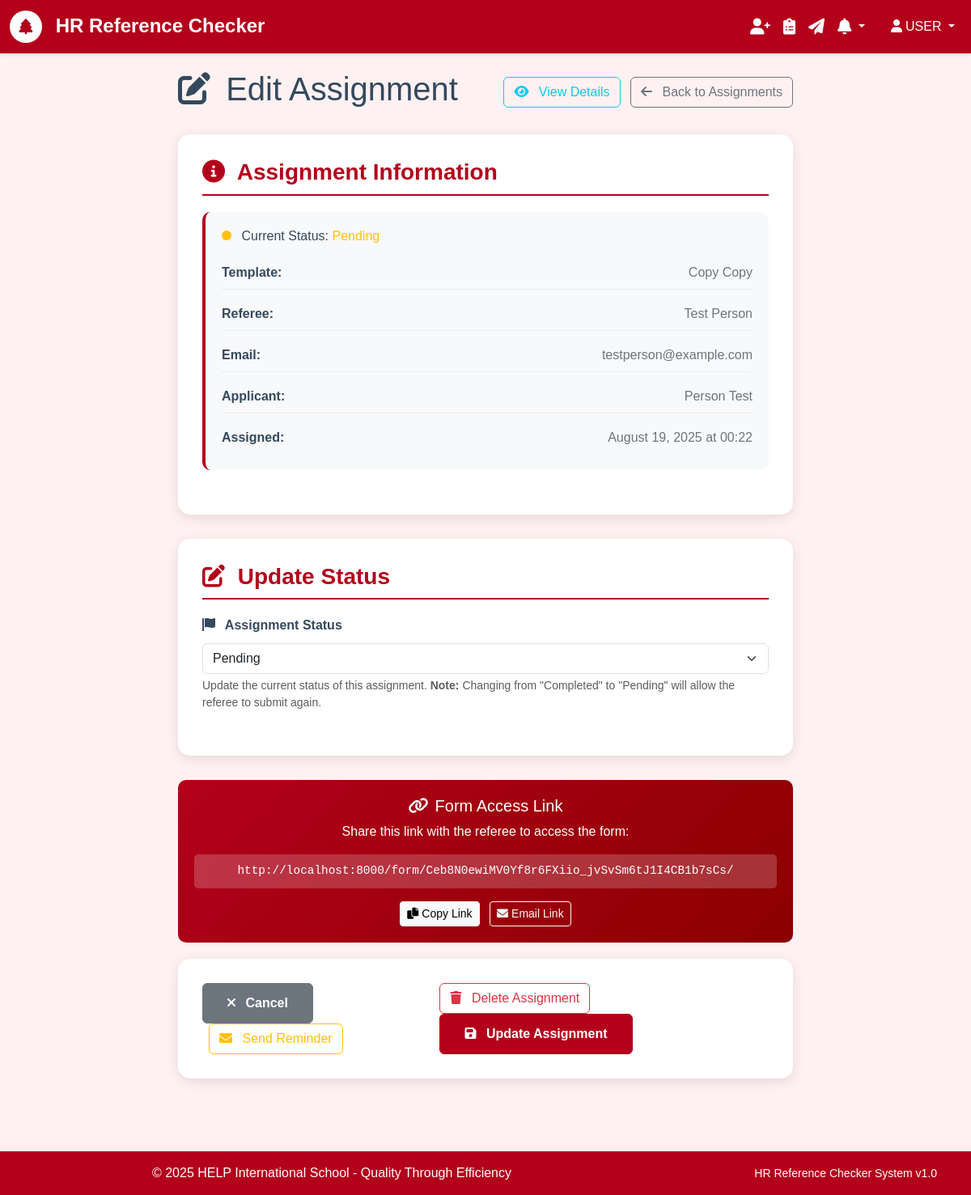
Before: /forms/14/edit/ (signed in) with the older database file.
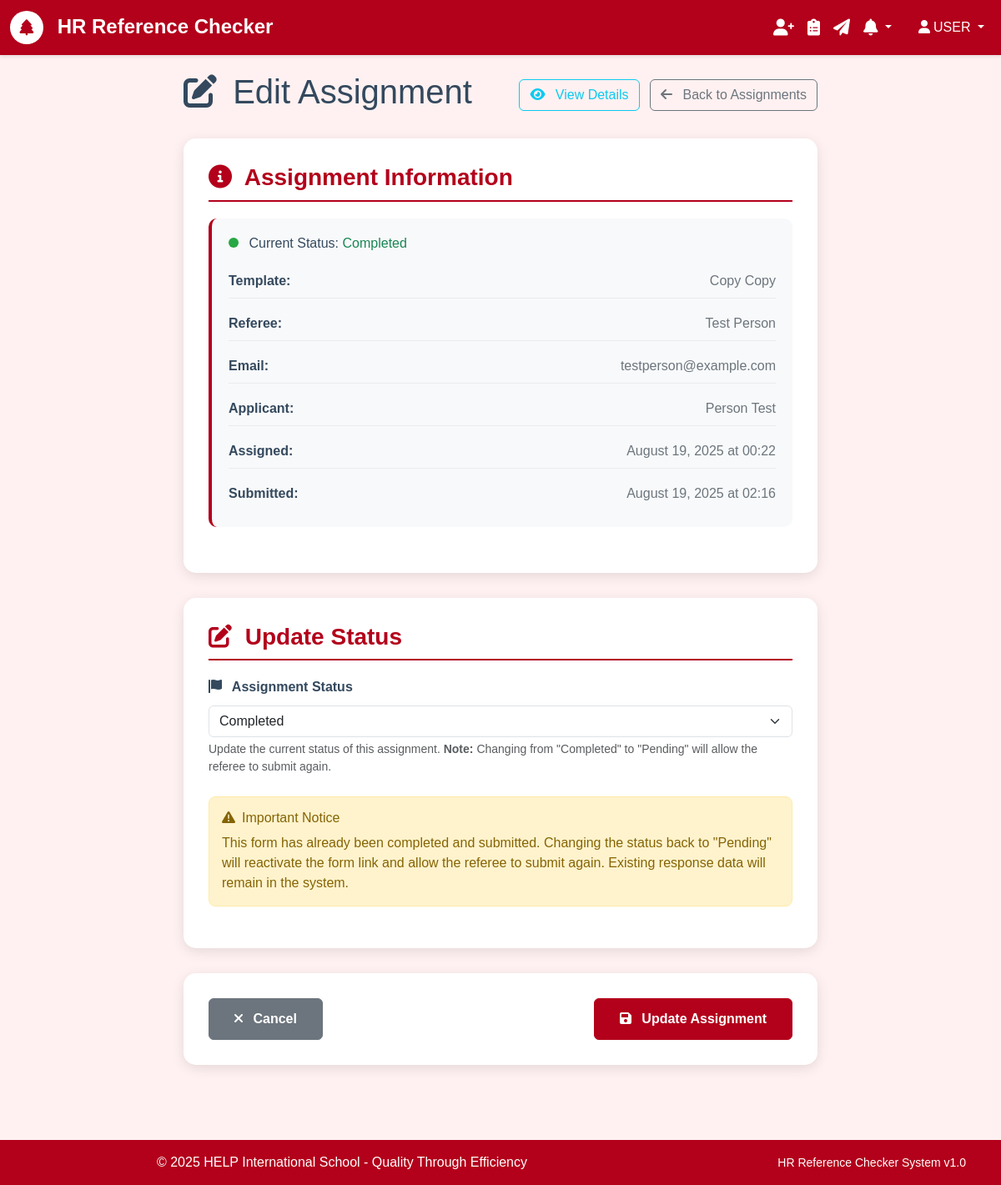
After: the same page with the newer database file.
### forms/models.py (models this page shows, shortened)
class Form(models.Model):
    template = models.ForeignKey('form_templates.Template', on_delete=models.CASCADE)
    referee = models.ForeignKey('referees.Referee', on_delete=models.CASCADE)
    unique_token = models.CharField(max_length=255, unique=True, blank=True)
    status = models.CharField(
        max_length=20,
        choices=FormStatus.choices,
        default=FormStatus.PENDING
    )
    created_at = models.DateTimeField(auto_now_add=True)
    submitted_at = models.DateTimeField(null=True, blank=True)
    class Meta:
        ordering = ['-created_at']
        verbose_name = 'Form Assignment'
        verbose_name_plural = 'Form Assignments'
    def generate_access_url(self, base_url="http://localhost:8000"):
        return f"{base_url}/form/{self.unique_token}/"

### form_templates/models.py (models this page shows, shortened)
class Template(models.Model):
    title = models.CharField(max_length=255, validators=[MinLengthValidator(3)])
    description = models.TextField(blank=True, help_text="Brief description of this template")
    instructions = models.TextField(
        blank=True,
        help_text="Instructions shown to referees before filling the form"
    )
    created_by = models.ForeignKey(settings.AUTH_USER_MODEL, on_delete=models.CASCADE)
    is_active = models.BooleanField(default=True)
    created_at = models.DateTimeField(auto_now_add=True)
    updated_at = models.DateTimeField(auto_now=True)
    class Meta:
        ordering = ['-created_at']
        verbose_name = 'Form Template'
        verbose_name_plural = 'Form Templates'

### referees/models.py (models this page shows, shortened)
class Referee(models.Model):
    name = models.CharField(max_length=255)
    email = models.EmailField()
    phone_regex = RegexValidator(
        regex=r'^\+?1?\d{9,15}$',
        message="Phone number must be entered in the format: '+999999999'. Up to 15 digits allowed."
    )
    phone = models.CharField(validators=[phone_regex], max_length=17, blank=True)
    relationship = models.CharField(max_length=100, help_text="e.g., Former Manager, Colleague, etc.")
    applicant_name = models.CharField(max_length=255, help_text="Name of the person being referenced")
    created_at = models.DateTimeField(auto_now_add=True)
    is_active = models.BooleanField(default=True)
    class Meta:
        ordering = ['-created_at']
        verbose_name = 'Referee'
        verbose_name_plural = 'Referees'

### forms/views.py (the view, shortened to what this page needs)
# urls.py: path('<int:pk>/edit/', views.FormAssignmentUpdateView.as_view(), name='edit'),
class FormAssignmentUpdateView(LoginRequiredMixin, UpdateView):
    model = Form
    form_class = FormStatusUpdateForm
    template_name = 'forms/edit.html'
    success_url = reverse_lazy('forms:list')

### forms/forms.py
class FormStatusUpdateForm(forms.ModelForm):
    class Meta:
        model = Form
        fields = ['status']
        widgets = {
            'status': forms.Select(attrs={
                'class': 'form-select'
            })
        }
    def __init__(self, *args, **kwargs):
        super().__init__(*args, **kwargs)
        self.fields['status'].help_text = "Update the current status of this assignment"

### core/models.py (called while the page is built)
    @classmethod
    def get_unread_count(cls, user):
        return cls.objects.filter(user=user, is_read=False, is_dismissed=False).count()

    @classmethod
    def get_recent_notifications(cls, user, limit=10):
        return cls.objects.filter(user=user, is_dismissed=False).order_by('-created_at')[:limit]

### templates/forms/edit.html (shortened to what the changed rows need)
{% extends 'base.html' %}
{% block content %}
<div class="edit-container">
    <div class="d-flex justify-content-between align-items-center mb-4">
        <h1>
            <i class="fas fa-edit me-2"></i>
            Edit Assignment
        </h1>
    </div>
    <form method="post" id="editAssignmentForm">
        <div class="form-section">
            <div class="assignment-info">
                <h6 class="mb-3">
                    <span class="status-indicator {% if object.status == 'PENDING' %}status-pending{% else %}status-completed{% endif %}"></span>
                    Current Status:
                    {% if object.status == 'PENDING' %}
                        <span class="text-warning">Pending</span>
                    {% else %}
                        <span class="text-success">Completed</span>
                    {% endif %}
                </h6>
                <div class="info-item">
                    <span class="info-label">Template:</span>
                    <span class="info-value">{{ object.template.title }}</span>
                </div>
                <div class="info-item">
                    <span class="info-label">Referee:</span>
                    <span class="info-value">{{ object.referee.name }}</span>
                </div>
                <div class="info-item">
                    <span class="info-label">Email:</span>
                    <span class="info-value">{{ object.referee.email }}</span>
                </div>
                <div class="info-item">
                    <span class="info-label">Applicant:</span>
                    <span class="info-value">{{ object.referee.applicant_name }}</span>
                </div>
                <div class="info-item">
                    <span class="info-label">Assigned:</span>
                    <span class="info-value">{{ object.created_at|date:"F d, Y \a\\t H:i" }}</span>
                </div>
                {% if object.submitted_at %}
                <div class="info-item">
                    <span class="info-label">Submitted:</span>
                    <span class="info-value">{{ object.submitted_at|date:"F d, Y \a\\t H:i" }}</span>
                </div>
                {% endif %}
            </div>
        </div>
        <div class="form-section">
            <div class="form-group">
                <label for="{{ form.status.id_for_label }}" class="form-label">
                    <i class="fas fa-flag me-2"></i>
                    Assignment Status
                </label>
                {{ form.status }}
                <div class="form-text">
                    Update the current status of this assignment.
                    <strong>Note:</strong> Changing from "Completed" to "Pending" will allow the referee to submit again.
                </div>
            </div>
            {% if object.status == 'COMPLETED' %}
                <div class="warning-message">
                    <h6><i class="fas fa-exclamation-triangle me-2"></i>Important Notice</h6>
                    <p class="mb-0">
                        This form has already been completed and submitted.
                        Changing the status back to "Pending" will reactivate the form link and allow the referee to submit again.
                        Existing response data will remain in the system.
                    </p>
                </div>
            {% endif %}
        </div>
        {% if object.status == 'PENDING' %}
        <div class="access-info">
            <h5><i class="fas fa-link me-2"></i>Form Access Link</h5>
            <p>Share this link with the referee to access the form:</p>
            <div class="access-url">
                {{ object.generate_access_url }}
            </div>
            <div class="mt-3">
                <button type="button" class="btn btn-light btn-sm me-2"
                        onclick="copyToClipboard('{{ object.generate_access_url }}', this)">
                    <i class="fas fa-copy me-1"></i>Copy Link
                </button>
                <a href="mailto:{{ object.referee.email }}?subject=Reference Request - {{ object.template.title }}&body=Please complete your reference form at: {{ object.generate_access_url }}"
                   class="btn btn-outline-light btn-sm">
                    <i class="fas fa-envelope me-1"></i>Email Link
                </a>
            </div>
        </div>
        {% endif %}
        <div class="form-section">
            <div class="d-flex justify-content-between">
                <div>
                    <a href="{% url 'forms:list' %}" class="btn btn-secondary">
                        <i class="fas fa-times me-2"></i>
                        Cancel
                    </a>
                    {% if object.status == 'PENDING' %}
                        <a href="{% url 'forms:resend' object.pk %}" class="btn btn-outline-warning ms-2"
                           onclick="return confirm('Send reminder email to {{ object.referee.name }}?')">
                            <i class="fas fa-envelope me-2"></i>
                            Send Reminder
                        </a>
                    {% endif %}
                </div>
                <div>
                    {% if object.status == 'PENDING' %}
                        <a href="{% url 'forms:delete' object.pk %}" class="btn btn-outline-danger me-2"
                           onclick="return confirm('Are you sure you want to delete this assignment?')">
                            <i class="fas fa-trash me-2"></i>
                            Delete Assignment
                        </a>
                    {% endif %}
                    <button type="submit" class="btn btn-primary">
                        <i class="fas fa-save me-2"></i>
                        Update Assignment
                    </button>
                </div>
            </div>
        </div>
    </form>
</div>
{% endblock %}

Changed rows visible on the page:
changed Form "Copy Copy": submitted_at (not shown) → "August 19, 2025 at 02:16"; status "Pending" → "Completed"; generate_access_url "http://localhost:8000/form/Ceb8N0ewiMV0Yf8r6FXiio_jvSvSm6tJ1I4CB1b7sCs/" → (not shown)
Other visible differences:
text no longer shown: "Pending Form Access Link Share this link with the referee to access the form: Copy Link Email Link Send Reminder Delete Assignment"
text now shown: "Completed Submitted: Important Notice This form has already been completed and submitted. Changing the status back to \"Pending\" will reactivate the form link and allow the referee to submit again. Existing response data will remain in the system."
